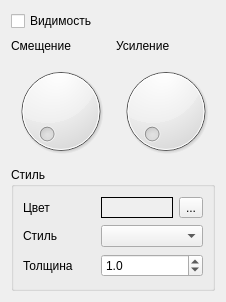
<?xml version="1.0" encoding="UTF-8"?>
<ui version="4.0">
 <class>OScopeChannelWgt</class>
 <widget class="QWidget" name="OScopeChannelWgt">
  <property name="geometry">
   <rect>
    <x>0</x>
    <y>0</y>
    <width>226</width>
    <height>302</height>
   </rect>
  </property>
  <property name="windowTitle">
   <string>Канал</string>
  </property>
  <layout class="QVBoxLayout" name="verticalLayout">
   <item>
    <widget class="QCheckBox" name="cbVisible">
     <property name="text">
      <string>Видимость</string>
     </property>
    </widget>
   </item>
   <item>
    <layout class="QGridLayout" name="gridLayout">
     <item row="0" column="0">
      <widget class="QLabel" name="lblOffset">
       <property name="text">
        <string>Смещение</string>
       </property>
      </widget>
     </item>
     <item row="0" column="1">
      <widget class="QLabel" name="lblGain">
       <property name="text">
        <string>Усиление</string>
       </property>
      </widget>
     </item>
     <item row="1" column="0">
      <widget class="QDial" name="dlOffset"/>
     </item>
     <item row="1" column="1">
      <widget class="QDial" name="dlScale"/>
     </item>
    </layout>
   </item>
   <item>
    <widget class="QGroupBox" name="gbPen">
     <property name="title">
      <string>Стиль</string>
     </property>
     <layout class="QGridLayout" name="gridLayout_2">
      <item row="0" column="1">
       <widget class="QFrame" name="frPenColor">
        <property name="autoFillBackground">
         <bool>true</bool>
        </property>
        <property name="frameShape">
         <enum>QFrame::Panel</enum>
        </property>
       </widget>
      </item>
      <item row="3" column="1" colspan="2">
       <widget class="QDoubleSpinBox" name="sbLineWidth">
        <property name="decimals">
         <number>1</number>
        </property>
        <property name="maximum">
         <double>10.000000000000000</double>
        </property>
        <property name="singleStep">
         <double>0.500000000000000</double>
        </property>
        <property name="value">
         <double>1.000000000000000</double>
        </property>
       </widget>
      </item>
      <item row="0" column="2">
       <widget class="QToolButton" name="tbPenColorSel">
        <property name="text">
         <string>...</string>
        </property>
       </widget>
      </item>
      <item row="1" column="0">
       <widget class="QLabel" name="lblPenStyle">
        <property name="text">
         <string>Стиль</string>
        </property>
       </widget>
      </item>
      <item row="1" column="1" colspan="2">
       <widget class="QComboBox" name="cbPenStyle"/>
      </item>
      <item row="3" column="0">
       <widget class="QLabel" name="lblLineWidth">
        <property name="text">
         <string>Толщина</string>
        </property>
       </widget>
      </item>
      <item row="0" column="0">
       <widget class="QLabel" name="lblPenColor">
        <property name="text">
         <string>Цвет</string>
        </property>
       </widget>
      </item>
     </layout>
    </widget>
   </item>
  </layout>
 </widget>
 <resources/>
 <connections/>
</ui>
